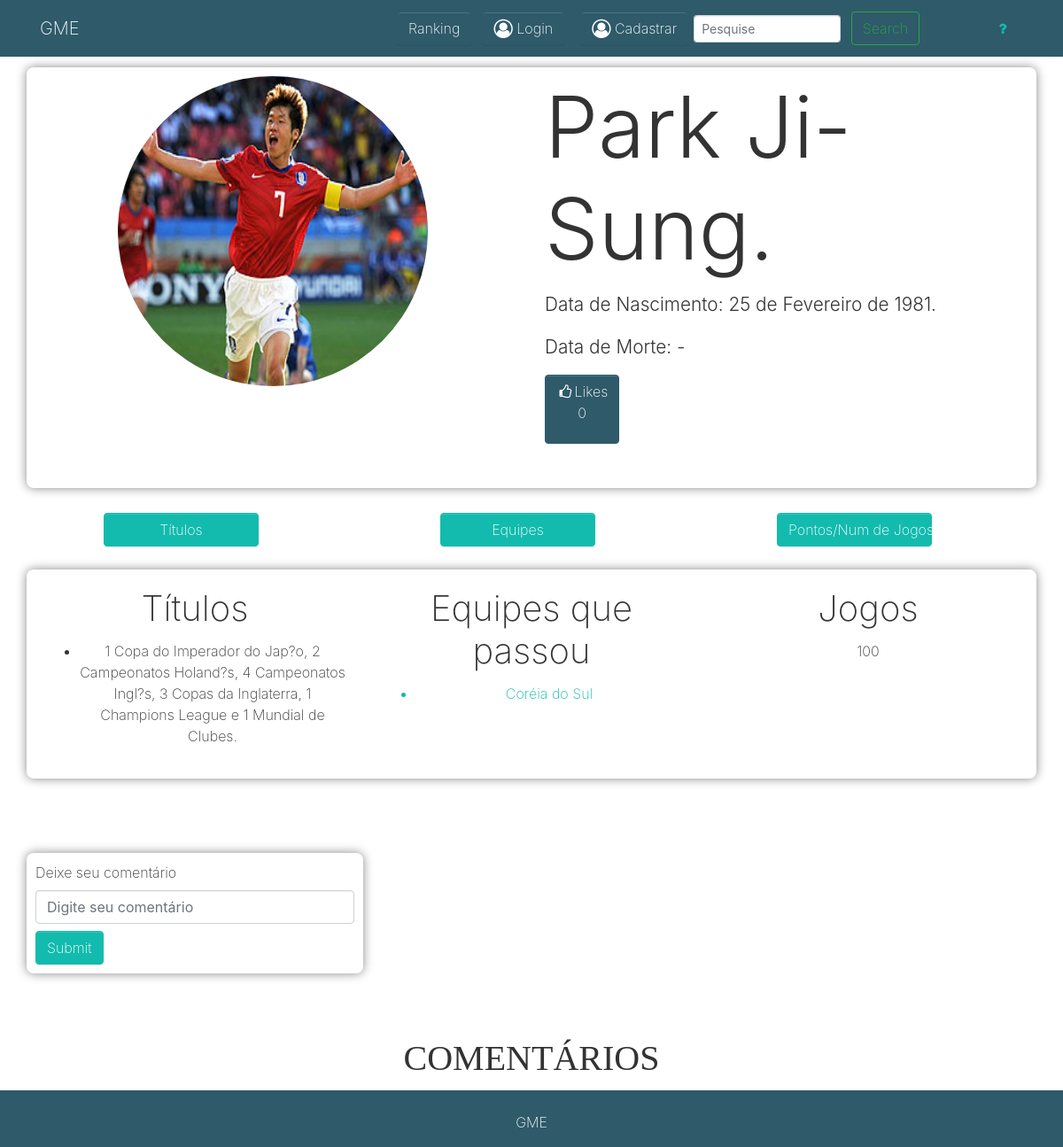
Page /app/controller/CraqueController.php?rota=ver&id=10 on the earlier database version.
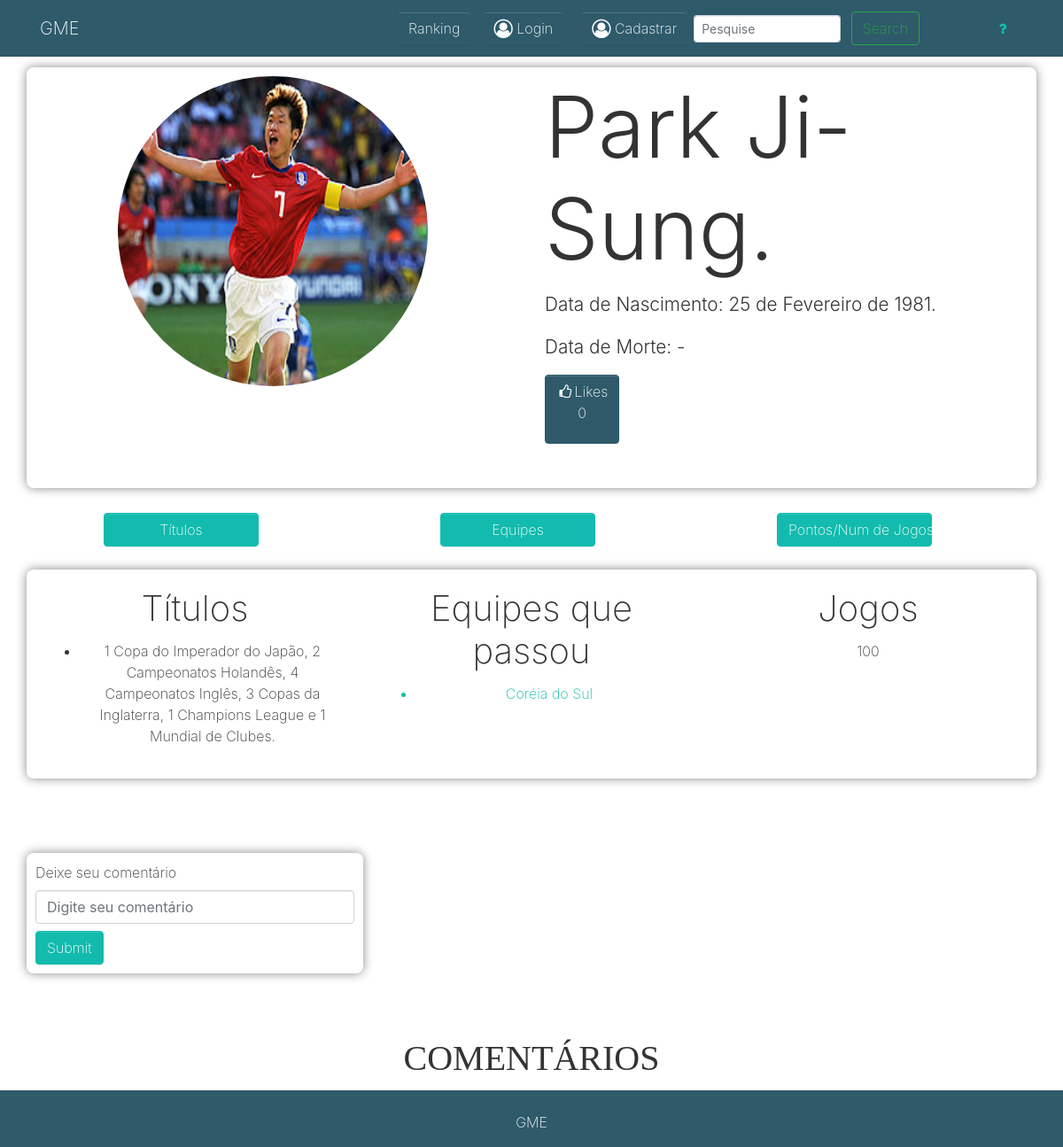
Same page on the later database version.
### tables this page shows
CREATE TABLE `craques` (
  `id_craques` int(10) NOT NULL,
  `nome_craque` varchar(35) NOT NULL,
  `morte` varchar(50) DEFAULT NULL,
  `nascimento` varchar(50) DEFAULT NULL,
  `titulos` varchar(150) DEFAULT NULL,
  `numero_de_jogos` varchar(20) DEFAULT NULL,
  `icon_craque` varchar(1000) DEFAULT NULL,
  `qtd_curtir` int(11) NOT NULL
);

### app/database/Conexao.php (called while the page is built, shortened)
<?php
class Conexao
{
    public static function getConexao(){
        $conexao = new PDO("mysql:host=".self::HOST.";dbname=".self::NOMEBANCO.";charset=utf8", self::USUARIO, self::SENHA);
        return $conexao;
    }
}

### app/crud/CrudCraques.php (called while the page is built, shortened)
<?php
require_once __DIR__."/../database/Conexao.php";
require_once __DIR__ . "/../model/Craque.php";
class CrudCraques
{
    private $conexao;
    public function __construct()
    {
        $this->conexao = Conexao::getConexao();
    }
    public function getAtleta($id)
    {
        $sql = "SELECT * FROM craques WHERE id_craques ='{$id}'";
        $posicao = $this->conexao->query($sql)->fetch(PDO::FETCH_ASSOC);
        $craque = new Craque($posicao['id_craques'], $posicao['nome_craque'], $posicao['morte'], $posicao['nascimento'], $posicao['titulos'], $posicao['numero_de_jogos'], $posicao['icon_craque']);
        return $craque;
    }
    public function getEquipes($id){
        $sql = "SELECT equipes.titulos, equipes.id_equipe, fundacao, nome_equipe, numero_torcedores, icon_equipe FROM `equipes`, craques, equipes_craques WHERE equipes_craques.id_equipe = equipes.id_equipe AND equipes_craques.id_craques = craques.id_craques AND equipes_craques.id_craques = {$id}";
        $equipes = $this->conexao->query($sql)->fetchAll(PDO::FETCH_ASSOC);
        $equipesObj = array();
        foreach ($equipes as $equipe) {
            $equipeObj = new Equipe($equipe['id_equipe'], $equipe['titulos'], $equipe['fundacao'], $equipe['nome_equipe'], $equipe['numero_torcedores'], $equipe['icon_equipe']);
            $equipesObj[] = $equipeObj;
        }
        return $equipesObj;
    }
    public function contadorCurtida(Craque $c){
        $sql = "SELECT COUNT(`id_craques`) AS qtd_curtir FROM `curtir_craques` WHERE id_craques = '{$c->getIdCraque()}'";
        $c = $this->conexao->query($sql)->fetch(PDO::FETCH_ASSOC);
        $qtd_c = $c["qtd_curtir"];
        return $qtd_c;
    }
}

### app/model/Craque.php (called while the page is built, shortened)
<?php
class Craque
{
    private $id_craque;
    private $nome_craque;
    private $morte;
    private $nascimento;
    private $titulos;
    private $numero_jogos;
    private $icon_craque;
    public function getIconCraque()
    {
        return $this->icon_craque;
    }
    public function setIconCraque($icon_craque){
        $this->icon_craque = $icon_craque;
    }
    public function getIdCraque()
    {
        return $this->id_craque;
    }
    public function setIdCraque($id_craque)
    {
        $this->id_craque = $id_craque;
    }
    public function getNomeCraque()
    {
        return $this->nome_craque;
    }
    public function setNomeCraque($nome_craque)
    {
        $this->nome_craque = $nome_craque;
    }
    public function getMorte()
    {
        return $this->morte;
    }
    public function setMorte($morte)
    {
        $this->morte = $morte;
    }
    public function getNascimento()
    {
        return $this->nascimento;
    }
    public function setNascimento($nascimento)
    {
        $this->nascimento = $nascimento;
    }
    public function getTitulos()
    {
        return $this->titulos;
    }
    public function setTitulos($titulos)
    {
        $this->titulos = $titulos;
    }
    public function getNumeroJogos()
    {
        return $this->numero_jogos;
    }
    public function setNumeroJogos($numero_jogos)
    {
        $this->numero_jogos = $numero_jogos;
    }
}

### app/model/Equipe.php (called while the page is built, shortened)
<?php
class Equipe
{
    private $id_equipe;
    private $nome_equipe;
    public function getIdEquipe()
    {
        return $this->id_equipe;
    }
    public function setIdEquipe($id_equipe)
    {
        $this->id_equipe = $id_equipe;
    }
    public function getNomeEquipe()
    {
        return $this->nome_equipe;
    }
    public function setNomeEquipe($nome_equipe)
    {
        $this->nome_equipe = $nome_equipe;
    }
}

### app/view/atleta.php (the view, shortened to what the changed rows need)
<!DOCTYPE html>
<html>
<head>
  <link rel="stylesheet" href="https://cdnjs.cloudflare.com/ajax/libs/font-awesome/4.7.0/css/font-awesome.min.css" type="text/css">
  <link rel="stylesheet" href="../../assets/atleta.css" type="text/css">
</head>
<body>
<?php
if (isset($_SESSION["tipo"]) AND $_SESSION['tipo'] != '2') {
    require_once "navLoged.php";
} elseif (!isset($_SESSION["tipo"])) {
    require_once "navUnloged.php";
} elseif (isset($_SESSION) AND $_SESSION["tipo"] == '2') {
    require_once "navLogedAdmin.php";
}
?>
  <div class="py-2">
    <div class="container inico contentI">
      <div class="row linha">
        <div class="col-md-6">
          <img class="d-block rounded-circle mx-auto imagemPerfil img-fluid" style="width: 350px; height: 350px;" src="../../assets/images/<?= $craque->getIconCraque();?>"> </div>
        <div class="col-md-6">
          <h2 class="display-1 text-capitalize"><?= $craque->getNomeCraque(); ?></h2>
          <p class="lead">Data de Nascimento:&nbsp;<?= $craque->getNascimento(); ?></p>
          <p class="lead">Data de Morte: <?= $craque->getMorte(); ?></p>
            <?php if (isset($_SESSION) and isset($_SESSION['tipo'])){
                echo "<a id=\"like\" class=\"btn btn-secondary\" href=\"#\">
                <i class=\"fa fa-fw fa-thumbs-o-up\"></i>Likes <p id=\"numCurtidas\">$curtidas</p></a>";
            }elseif (!isset($_SESSION) or !isset($_SESSION['tipo'])){
                echo "<a id='numCurtidasD' class=\"btn btn-secondary\" href=\"#\">
                <i class=\"fa fa-fw fa-thumbs-o-up\"></i>Likes <p id='numCurtidas'>$curtidas</p></a>";
            }
            ?>
            <br>
        </div>
      </div>
    </div>
  </div>
  <div class="py-1 ">
    <div class="container">
      <div class="row contentB">
        <div class="col-md-4">
          <a class="btn btns btn-primary mx-5 w-50
" href="#titulos">Títulos</a>
        </div>
        <div class="col-md-4">
          <a class="btn btns btn-primary mx-5 w-50
" href="#equipes">Equipes</a>
        </div>
        <div class="col-md-4">
          <a class="btn btns btn-primary mx-5 w-50
" href="#pej">Pontos/Num de Jogos</a>
        </div>
      </div>
    </div>
  </div>
    <div class="container py-2">
      <div class="row contentI">
        <div class="col-md-4 conteudo">
          <a name="titulos">
            <h1 class="h1">Títulos</h1>
          </a>
          <ul class="p">
            <li><?= $craque->getTitulos() ?></li>
          </ul>
        </div>
        <div class="col-md-4 conteudo">
          <a name="equipes">
            <h1 class="h1">Equipes que passou</h1>
          </a>
          <ul class="p">
            <?php foreach ($equipes as $equipe): ?>
                <a href="TimeController.php?rota=ver&id=<?= $equipe->getIdEquipe() ?>"><li><?= $equipe->getNomeEquipe(); ?></li></a>
            <?php endforeach; ?>
          </ul>
        </div>
        <div class="col-md-4 conteudo">
          <a name="pej">
            <h1 class="h1">Jogos</h1>
          </a>
          <p class="p"><?= $craque->getNumeroJogos() ?></p>
        </div>
      </div>
    </div>
<div class="py-5">
    <div class="container">
        <div class="row">
            <div class="col-md-4 contentI contentC">
                <label>Deixe seu comentário</label>
                <input id="txt_comentario" type="text" class="form-control" placeholder="Digite seu comentário">
                <input type="submit" id="submit_comentario"  class="btn btn-primary">
            </div>
        </div>
    </div>
</div>
<div class="">
    <div class="container">
        <div class="row">
            <div class="col-md-4"></div>
            <div class="col-md-4">
                <h1 class="chamada_comentario">COMENTÁRIOS</h1>
            </div>
            <div class="col-md-4"></div>
        </div>
    </div>
</div>
</body>
</html>

Differences in the rows shown:
changed craques "Park Ji-Sung.": titulos "1 Copa do Imperador do Jap?o, 2 Campeonatos Holand?s, 4 Campeonatos Ingl?s, 3 Copas da Inglaterra, 1 Champions League e 1 Mundial de Clubes." → "1 Copa do Imperador do Japão, 2 Campeonatos Holandês, 4 Campeonatos Inglês, 3 Copas da Inglaterra, 1 Champions League e 1 Mundial de Clubes."
